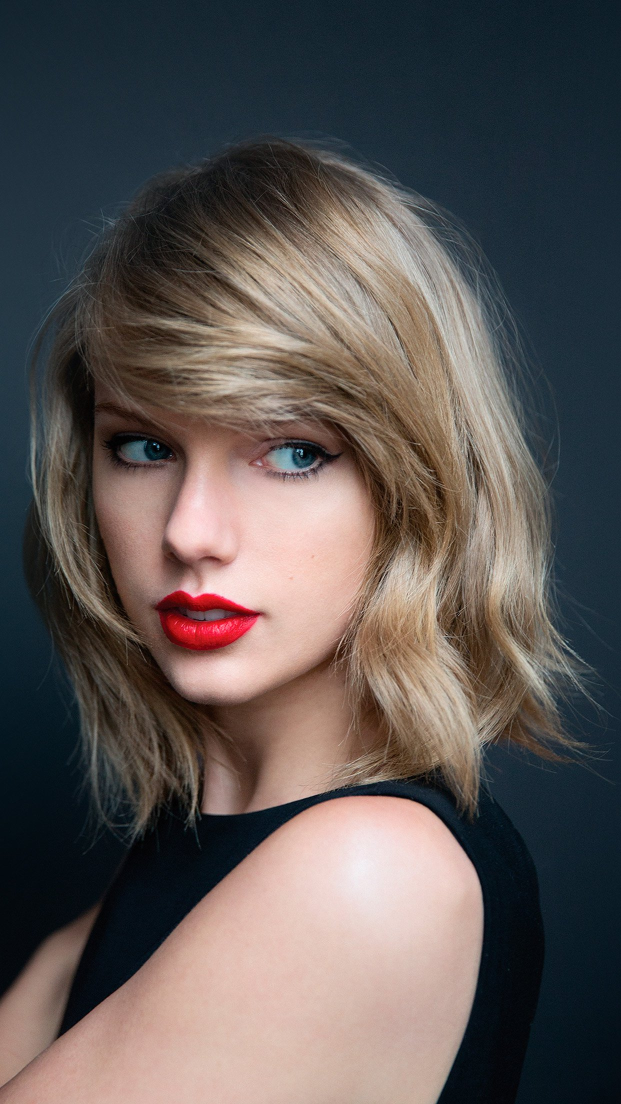
#> input picture 225-雍中亮-重庆/第五周作业/123.jfif, 1242 x 2208 px (shown at 1/2 size)
$ python canny_track.py
#> lines starting #> are read from the running program, lines starting #| are printed output that depends on the picture; after the words box and inside, x2 and y2 are one past the last pixel; in counts of white or black regions, pixels touching at a corner belong together
# encoding=gbk
'''
Canny边缘检测：优化的程序
'''
import cv2
import numpy as np


def CannyThreshold(lowThreshold):
    detected_edges = cv2.GaussianBlur(gray, (3, 3), 0)  # 高斯滤波
    detected_edges = cv2.Canny(detected_edges,
                               lowThreshold,
                               lowThreshold * ratio,
                               apertureSize=kernel_size)  # 边缘检测

    dst = cv2.bitwise_and(img, img, mask=detected_edges)  # 用原始颜色添加到检测的边缘上
    cv2.imshow('canny demo', dst)

lowThreshold = 0
max_lowThreshold = 100
ratio = 3
kernel_size = 3

img = cv2.imread('123.jfif')
#> img is the input picture: shape (2208, 1242, 3); mean B, G, R 84.3, 86.2, 93.4
img = cv2.resize(img, dsize=None,fx=0.3,fy=0.3)
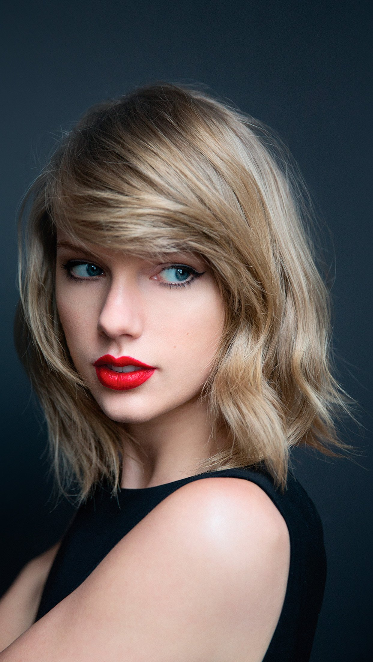
#> img: shape (662, 373, 3); mean B, G, R 84.1, 86.1, 93.2
gray = cv2.cvtColor(img, cv2.COLOR_BGR2GRAY)  # 转换彩色图像为灰度图
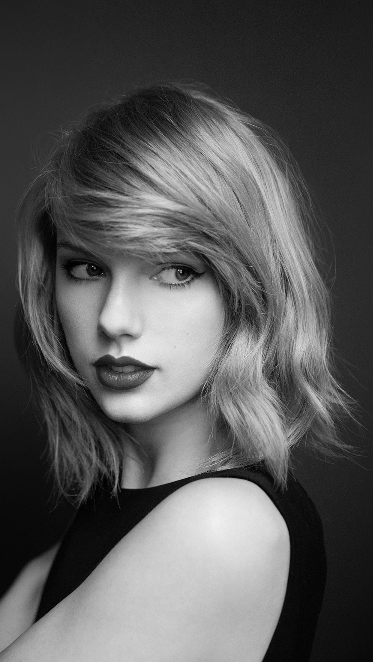
#> gray: shape (662, 373); min 0, max 243, mean 88


cv2.namedWindow('canny demo')

# 设置调节杠,
'''
下面是第二个函数，cv2.createTrackbar()
共有5个参数，其实这五个参数看变量名就大概能知道是什么意思了
第一个参数，是这个trackbar对象的名字
第二个参数，是这个trackbar对象所在面板的名字
第三个参数，是这个trackbar的默认值,也是调节的对象
第四个参数，是这个trackbar上调节的范围(0~count)
第五个参数，是调节trackbar时调用的回调函数名
'''
cv2.createTrackbar('Min threshold', 'canny demo', lowThreshold, max_lowThreshold, CannyThreshold)
#> slider 'Min threshold' is set to 20

CannyThreshold(0)  # initialization
#> in CannyThreshold, `detected_edges = cv2.Canny(detected_edges, lowThreshold, lowThreshold ..`:
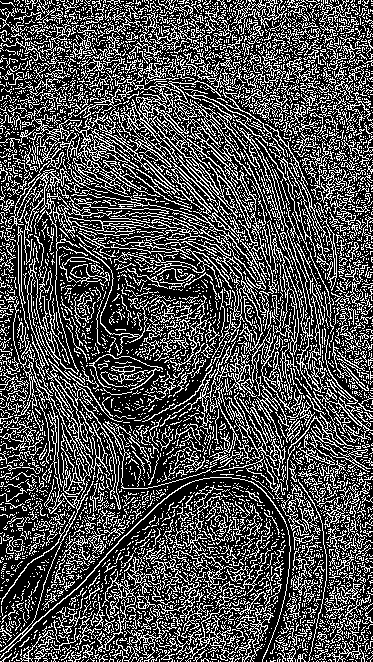
#> detected_edges: shape (662, 373); 30.5% white in thin lines or dots
#> in CannyThreshold, `dst = cv2.bitwise_and(img, img, mask=detected_edges)`:
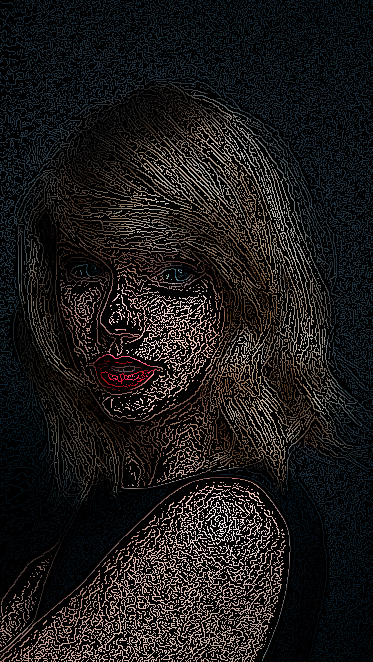
#> dst: shape (662, 373, 3); mean B, G, R 25.1, 25.7, 27.5
if cv2.waitKey(0) == 27:  # wait for ESC key to exit cv2
#> call 2 of CannyThreshold, with lowThreshold = 20
#> in CannyThreshold (call 2), `detected_edges = cv2.Canny(detected_edges, lowThreshold, lowThreshold ..`:
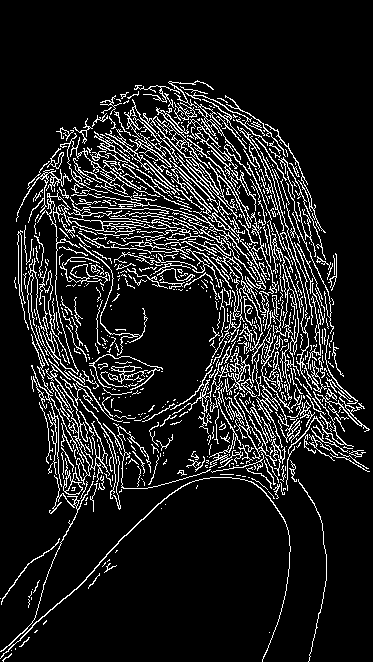
#> detected_edges: shape (662, 373); 11.8% white in thin lines or dots, all inside (x1, y1, x2, y2) = (0, 80, 370, 662)
#> in CannyThreshold (call 2), `dst = cv2.bitwise_and(img, img, mask=detected_edges)`:
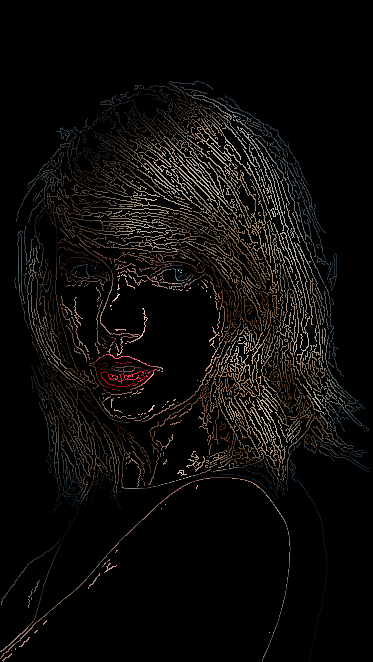
#> dst: shape (662, 373, 3); mean B, G, R 9.7, 10.8, 12.6
#> (key Esc is pressed here)
    cv2.destroyAllWindows()
